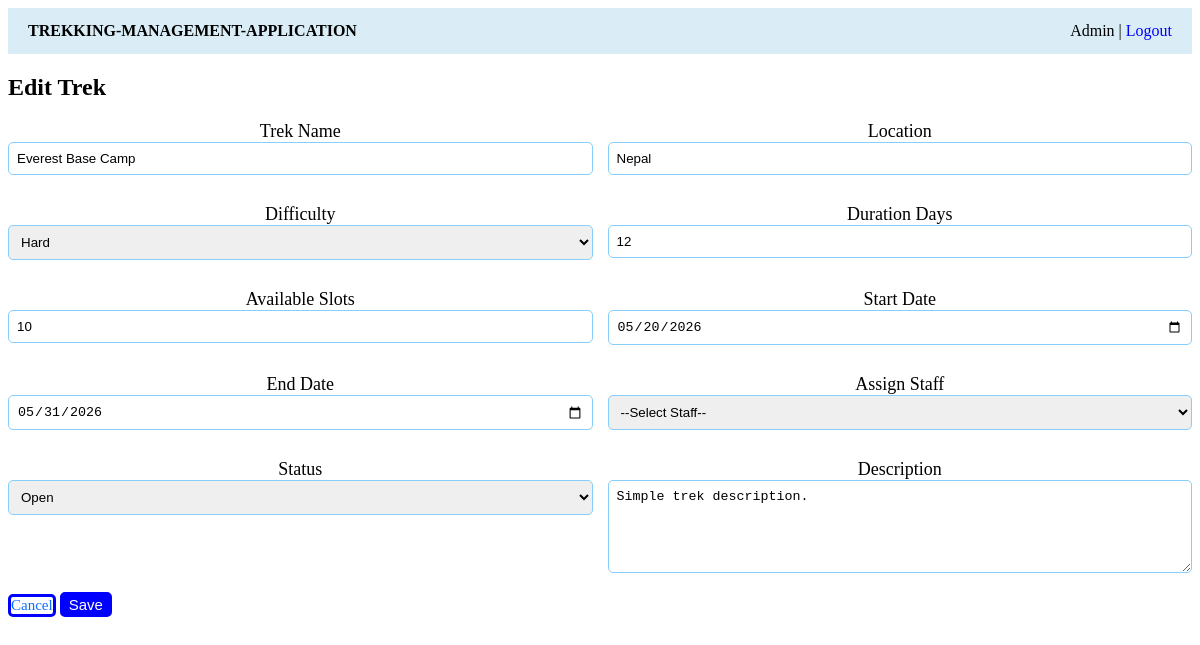
Screenshot of /admin/treks/1/edit (signed in) with the database file from the repository.
### application/models.py (models this page shows)
class Trek(db.Model):
    __tablename__ = "treks"
    id = db.Column(db.Integer, primary_key = True)
    name = db.Column(db.String(100), nullable = False)
    location = db.Column(db.String(100), nullable = False)
    difficulty = db.Column(db.String(50), nullable = False)
    duration = db.Column(db.Integer, nullable = False)
    available_slots = db.Column(db.Integer, nullable = False)
    assigned_staff_id = db.Column(db.Integer, db.ForeignKey("users.id"))
    status = db.Column(db.String(30), default="open")
    start_date = db.Column(db.String(20))
    end_date = db.Column(db.String(20))
    description = db.Column(db.Text)
    bookings = db.relationship('Booking', backref = 'Trek', lazy = True)

### application/controllers.py (the view, shortened to what this page needs)
@app.route("/admin/treks/<int:trek_id>/edit", methods=["GET", "POST"])
def edit_trek(trek_id):
    if session.get("role") != "Admin":
        return redirect("/login")
    trek=Trek.query.get_or_404(trek_id)
    staff=User.query.filter_by(role="staff", approved=True, blacklisted=False).all()
    return render_template("trek_form.html", staff=staff, trek=trek)

### templates/trek_form.html (shortened to what this page needs)
{% extends "base.html" %}
{% block public_content %}
<h2>{% if trek %}Edit Trek{% else %}Add New Trek{% endif %}</h2>
<form method="post">
    <div class="form-grid">
        <div class="field"><label>Trek Name</label><input name="name" value="{{ trek.name if trek else '' }}" required></div>
        <div class="field"><label>Location</label><input name="location" value="{{ trek.location if trek else '' }}" required></div>
        <div class="field"><label>Difficulty</label>
            <select name="difficulty">
                {% for d in ['Easy','Moderate','Hard'] %}
                <option value="{{ d }}" {% if trek and trek.difficulty==d %}selected{% endif %}>{{ d }}</option>
                {% endfor %}
            </select>
        </div>
        <div class="field"><label>Duration Days</label><input name="duration" type="number"
                value="{{ trek.duration if trek else 1 }}" required></div>
        <div class="field"><label>Available Slots</label><input name="available_slots" type="number"
                value="{{ trek.available_slots if trek else 10 }}" required></div>
        <div class="field"><label>Start Date</label><input name="start_date" type="date"
                value="{{ trek.start_date if trek else '' }}"></div>
        <div class="field"><label>End Date</label><input name="end_date" type="date"
                value="{{ trek.end_date if trek else '' }}"></div>
        <div class="field"><label>Assign Staff</label>
            <select name="assigned_staff">
                <option value="">--Select Staff--</option>
            </select>
        </div>
        <div class="field" style="height: auto;"><label>Status</label>
            <select name="status">
                {% for s in ['Approved','Pending','Open','Close','Completed'] %}
                <option value="{{ s }}" {% if trek and trek.status==s %}selected{% endif %}>{{ s }}</option>
                {% endfor %}
            </select>
        </div>
        <div class="field"><label>Description</label><textarea name="description"
                rows="5">{{ trek.description if trek else '' }}</textarea></div>
    </div>
    <a class="btn btn-light" href="{{ url_for('admin_treks') }}">Cancel</a>
    <button>Save</button>
</form>
{% endblock %}

### static/style.css (style rules this page uses)
a { color: blue; text-decoration:solid; }
.field { margin-bottom: 14px; text-align: center; font-size: large; }
button, .btn { display:inline-block; border: solid blue; background: blue; color: white; border-radius: 5px; cursor: pointer; font-size: 15px; }
input, select, textarea { width: 100%; padding: 8px; border: 1px solid lightskyblue; border-radius: 5px; box-sizing: border-box; }
.form-grid { display: grid; grid-template-columns: 1fr 1fr; gap: 15px; }
.btn-light { background: white; color: #0d6efd; }

### rows the page displays
Trek: name "Everest Base Camp", location "Nepal", difficulty "Hard", duration "12", available_slots "10", start_date "05/20/2026", end_date "05/31/2026", status "Open", description "Simple trek description."

### other values shown
{{ session.get('name') }} "Admin"
